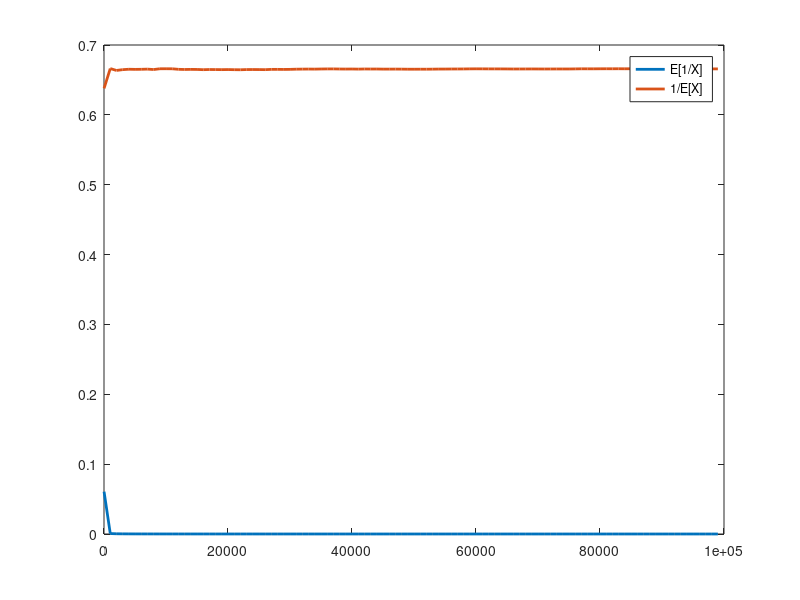

This figure's MATLAB source: (Note: this script raises an error after producing the figure.)
% Stylianos Topalidis
% AEM: 9613

clear;
clc;

[xmin, xmax] = deal(1, 2); %Case 1
% [xmin, xmax] = deal(0, 1); %Case 2
% [xmin, xmax] = deal(-1, 1); %Case 3
[nmin, nmax, nstep]  = deal(10, 100000, 1000);
nrange = nmin:nstep:nmax;

[oneOverMeanOfX , meanOfOneOverX] = deal(zeros(length(nrange), 1)); 
nCounter = 1;
 
X = xmin + (xmax-xmin)*rand(nmax, 1);

for n = nrange
    oneOverMeanOfX(nCounter) = 1/mean(X(1:n));
    meanOfOneOverX(nCounter) = mean(1/X(1:n));
    nCounter = nCounter + 1;
end

figure(1)
horAxis = transpose(nrange);
plot(horAxis, meanOfOneOverX, 'LineWidth', 2)
hold on
plot(horAxis, oneOverMeanOfX, 'LineWidth', 2)
hold off
legend('E[1/X]', '1/E[X]');
titleStr = sprintf(['1/E[X] and E[1/X] for various ', ...
    'numbers of observations(n)']);
subtitleStr = sprintf('X ~ U(%d, %d)', xmin, xmax);
title(titleStr, subtitleStr);
xlabel('Number of observations n')
ylabel('E[1/X], 1/E[X]');

lengthOfMeanMatrices = length(nrange);
fprintf('For n = %d:\n1/E[X] = %.4f\nE[1/X] = %d\n', nmax, ...
    oneOverMeanOfX(lengthOfMeanMatrices), meanOfOneOverX(lengthOfMeanMatrices));